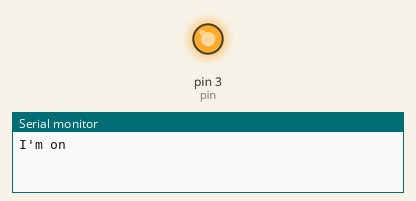
Simulated run of this sketch. Board: Arduino Uno, built with avr-gcc and run on an emulated ATmega328P. On the bench: output pins drawn as LEDs (lit = HIGH), the last lines printed to the serial monitor.

Above: at 5.0 s.
At 15.0 s:
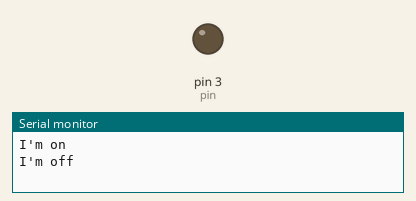
Timing chart, 0 to 26.0 s (numbered marks = the images above):
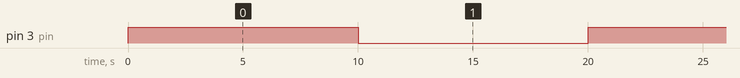

Measured:
- by itself, pin 3 (pin): alternates HIGH for 10.0 s and LOW for 10.0 s

The sketch:

HomeAutomation.ino
```cpp
int pin = 3;

void setup() {
  // put your setup code here, to run once:
  pinMode(pin, OUTPUT);
  Serial.begin(9600); // baud rate
}

void loop() {
  // put your main code here, to run repeatedly:
  digitalWrite(pin,HIGH);
  Serial.println("I'm on");
  delay(10000);


  digitalWrite(pin, LOW);
  Serial.println("I'm off");
  delay(10000);

}
```
